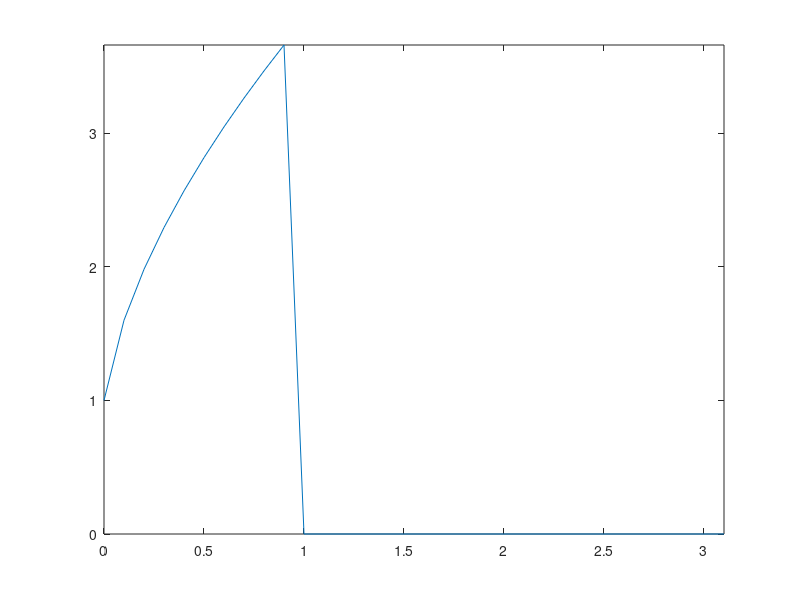

Recreate this plot in MATLAB.
% Second Project Euler's Method
% where h = 0.1 
h = 0.1;  
t = 0:h:pi;
fun=@(t,x)(sin(t)+6)/x;
x = zeros(size(t));
x(1) = 1;
n = 10;
for i=1:n-1
    f = (sin(t(i))+6)/x(i);
    x(i+1) = x(i) + h * f;
end
 %-plot the numerical solution
 plot(t,x);
 axis tight
 
